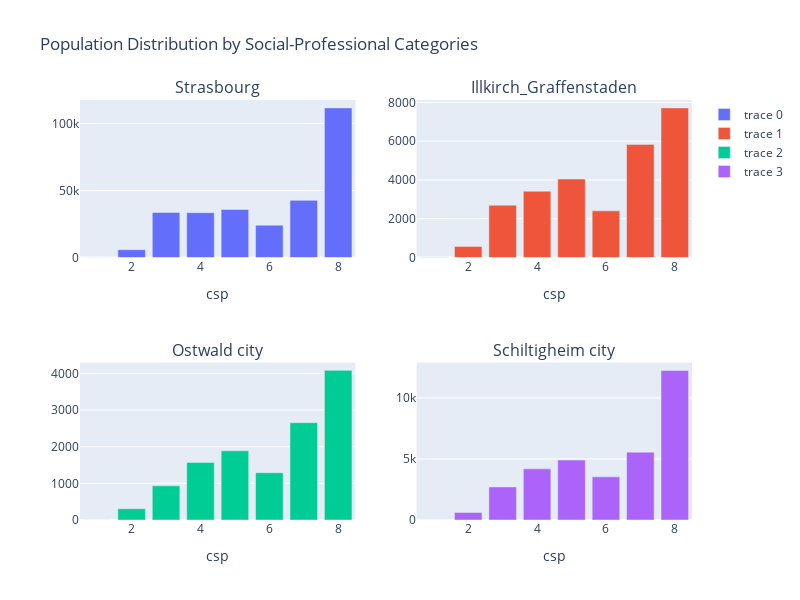

The cell this chart's notebook holds for it:
### Markdown cell above
#### d. Plot the distribution of social-professional categories of the study area and of at least three municipalities in the study area.

### Code cell
# Create subplots
fig = make_subplots(rows=2, cols=2, subplot_titles=("Strasbourg", "Illkirch_Graffenstaden", "Ostwald city", "Schiltigheim city"))

# Add the bar charts to the subplots
fig.add_trace(go.Bar(x=csp_Strasbourg["csp"], y=csp_Strasbourg["weight"]), row=1, col=1)
fig.add_trace(go.Bar(x=csp_Illkirch_Graffenstaden["csp"], y=csp_Illkirch_Graffenstaden["weight"]), row=1, col=2)
fig.add_trace(go.Bar(x=csp_Ostwald["csp"], y=csp_Ostwald["weight"]), row=2, col=1)
fig.add_trace(go.Bar(x=csp_Schiltigheim["csp"], y=csp_Schiltigheim["weight"]), row=2, col=2)

# Update the x-axis labels
fig.update_xaxes(title_text="csp", row=1, col=1)
fig.update_xaxes(title_text="csp", row=1, col=2)
fig.update_xaxes(title_text="csp", row=2, col=1)
fig.update_xaxes(title_text="csp", row=2, col=2)

# Update the layout
fig.update_layout(height=600, width=800, title_text="Population Distribution by Social-Professional Categories ")

# Show the plot
fig.show()

### Figure 1 — Plotly figure (JSON) as saved in the notebook; plotly's stock layout.template omitted (floating-point values rounded to 4 significant figures)
{"data": [{"type": "bar", "x": [1, 2, 3, 4, 5, 6, 7, 8], "xaxis": "x", "y": [31.57, 5838.0, 33610.0, 33440.0, 35890.0, 24150.0, 42660.0, 111600.0], "yaxis": "y"}, {"type": "bar", "x": [1, 2, 3, 4, 5, 6, 7, 8], "xaxis": "x2", "y": [6.8, 573.3, 2701.0, 3421.0, 4045.0, 2408.0, 5835.0, 7719.0], "yaxis": "y2"}, {"type": "bar", "x": [1, 2, 3, 4, 5, 6, 7, 8], "xaxis": "x3", "y": [3.0, 306.9, 930.8, 1569.0, 1888.0, 1289.0, 2655.0, 4081.0], "yaxis": "y3"}, {"type": "bar", "x": [1, 2, 3, 4, 5, 6, 7, 8], "xaxis": "x4", "y": [8.61, 616.6, 2709.0, 4188.0, 4909.0, 3534.0, 5558.0, 12250.0], "yaxis": "y4"}], "layout": {"annotations": [{"font": {"size": 16}, "showarrow": false, "text": "Strasbourg", "x": 0.225, "xanchor": "center", "xref": "paper", "y": 1, "yanchor": "bottom", "yref": "paper"}, {"font": {"size": 16}, "showarrow": false, "text": "Illkirch_Graffenstaden", "x": 0.775, "xanchor": "center", "xref": "paper", "y": 1, "yanchor": "bottom", "yref": "paper"}, {"font": {"size": 16}, "showarrow": false, "text": "Ostwald city", "x": 0.225, "xanchor": "center", "xref": "paper", "y": 0.375, "yanchor": "bottom", "yref": "paper"}, {"font": {"size": 16}, "showarrow": false, "text": "Schiltigheim city", "x": 0.775, "xanchor": "center", "xref": "paper", "y": 0.375, "yanchor": "bottom", "yref": "paper"}], "height": 600, "title": {"text": "Population Distribution by Social-Professional Categories "}, "width": 800, "xaxis": {"anchor": "y", "domain": [0, 0.45], "title": {"text": "csp"}}, "xaxis2": {"anchor": "y2", "domain": [0.55, 1], "title": {"text": "csp"}}, "xaxis3": {"anchor": "y3", "domain": [0, 0.45], "title": {"text": "csp"}}, "xaxis4": {"anchor": "y4", "domain": [0.55, 1], "title": {"text": "csp"}}, "yaxis": {"anchor": "x", "domain": [0.625, 1]}, "yaxis2": {"anchor": "x2", "domain": [0.625, 1]}, "yaxis3": {"anchor": "x3", "domain": [0, 0.375]}, "yaxis4": {"anchor": "x4", "domain": [0, 0.375]}}}
